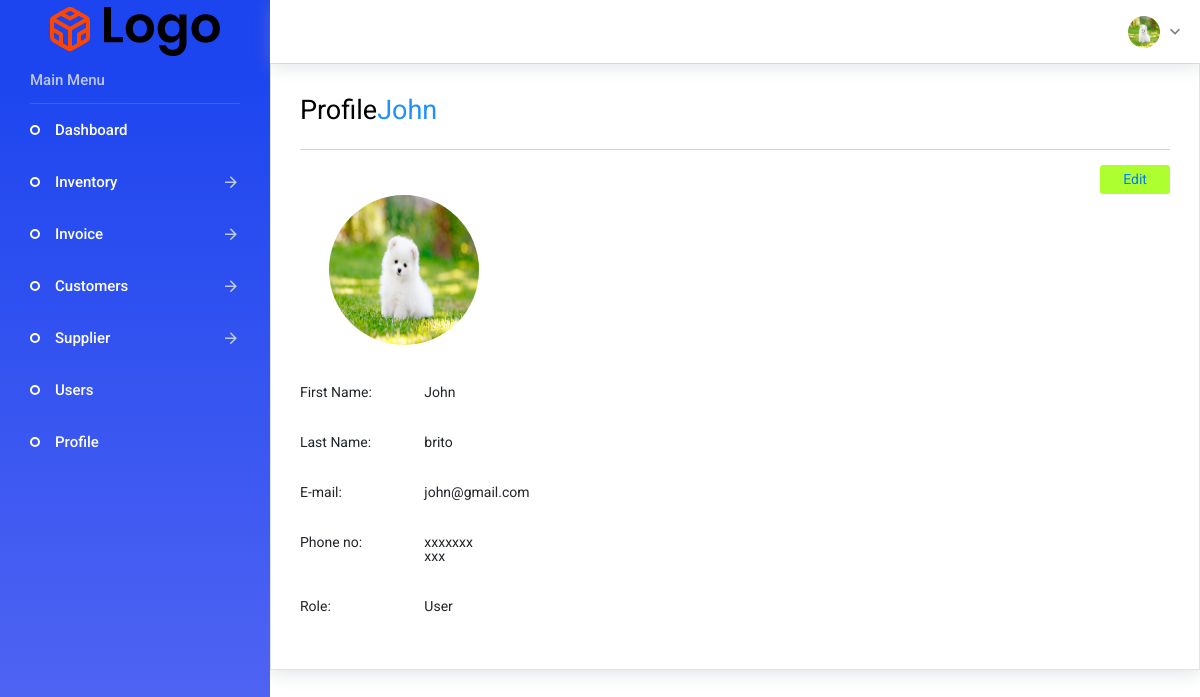
Screenshot of /admin/profile.php (signed in) with the database file from the repository.
### tables this page shows
CREATE TABLE `users` (
  `user_id` int(11) NOT NULL,
  `user_firstname` varchar(40) NOT NULL,
  `user_lastname` varchar(40) NOT NULL,
  `user_image` text NOT NULL,
  `user_phone` varchar(50) NOT NULL,
  `user_role` varchar(33) NOT NULL,
  `user_email` varchar(40) NOT NULL,
  `user_password` varchar(33) NOT NULL,
  `user_confirmpassword` varchar(33) NOT NULL
);

### admin/profile.php (the view, shortened to what this page needs)
 <?php include "includes/admin_header.php"; ?>
<div class="main-panel">
<div class="card">
        <div class="card-body">
                        <h3 class="page-header" style="color:black">
                            Profile
                            <small>
                        <h3  style="color:#1e90ff">
<?php
                             if(isset($_SESSION['firstname'])){
                             echo $_SESSION['firstname'];
                             }
                    ?>
                    </h3> </small>
                        </h3>
            <button class="btn btn-default" style="float: right; width:70px; background-color: #adff2f;" name="submit"><a href="edit_profile.php">Edit</a></button>
                <?php
                    if(isset($_SESSION['firstname'])){
                     $user_firstname =  $_SESSION['firstname'];
     $query="SELECT * FROM users WHERE user_firstname = '{$user_firstname}' ";
     $select_user_profile = mysqli_query($connection,$query);
             ?>
        <?php
         while($row=mysqli_fetch_array($select_user_profile)){
                $email=$row['user_email'];
                $user_phone=$row['user_phone'];
                $user_firstname=$row['user_firstname'];
                $user_lastname=$row['user_lastname'];
                $user_role=$row['user_role'];
               }
             }
      ?>
            <div class="card-body">
                    <div class="row">
                        <div class="col-md-6">
                        <img class="rounded-circle" height=150 width=150 src ='../images/<?php echo $_SESSION['image'] ?>' alt=""> </div>
                        </div>
                </div>
                    <div class="row">
                        <div class="col-md-6">
                          <div class="form-group row">
                            <label class="col-sm-3 col-form-label" for="title">First Name:</label>
                            <div class="col-sm-9">
                              <label class="col-sm-3 col-form-label" for="title"><?php echo $user_firstname ?></label>
                            </div>
                          </div>
                        </div>
                    </div>
                        <div class="row">
                        <div class="col-md-6">
                          <div class="form-group row">
                            <label class="col-sm-3 col-form-label" for="Product_type">Last Name:</label>
                            <div class="col-sm-9">
                              <label class="col-sm-3 col-form-label" for="Product_type"><?php echo $user_lastname ?></label>
                            </div>
                          </div>
                        </div>
                      </div>
                        <div class="row">
                        <div class="col-md-6">
                          <div class="form-group row">
                            <label class="col-sm-3 col-form-label" for="Product_type">E-mail:</label>
                            <div class="col-sm-9">
                              <label class="col-sm-6 col-form-label" for="Product_type"><?php echo $email ?></label>
                            </div>
                          </div>
                        </div>
                      </div>
                        <div class="row">
                        <div class="col-md-6">
                          <div class="form-group row">
                            <label class="col-sm-3 col-form-label" for="Product_type">Phone no:</label>
                            <div class="col-sm-9">
                              <label class="col-sm-3 col-form-label" for="Product_type"><?php echo $user_phone ?></label>
                            </div>
                          </div>
                        </div>
                      </div>
                        <div class="row">
                        <div class="col-md-6">
                          <div class="form-group row">
                            <label class="col-sm-3 col-form-label" for="Product_type"> Role:</label>
                            <div class="col-sm-9">
                              <label class="col-sm-3 col-form-label" for="Product_type"><?php echo $user_role ?></label>
                            </div>
                          </div>
                        </div>
                      </div>
                </div>
            </div>
</div>
    <?php include "includes/admin_footer.php"; ?>

### rows the page displays
users: user_firstname "John", user_lastname "brito", user_email "john@gmail.com", user_phone "xxxxxxxxxx", user_role "User"

### other values shown
$_SESSION['firstname'] "John"
